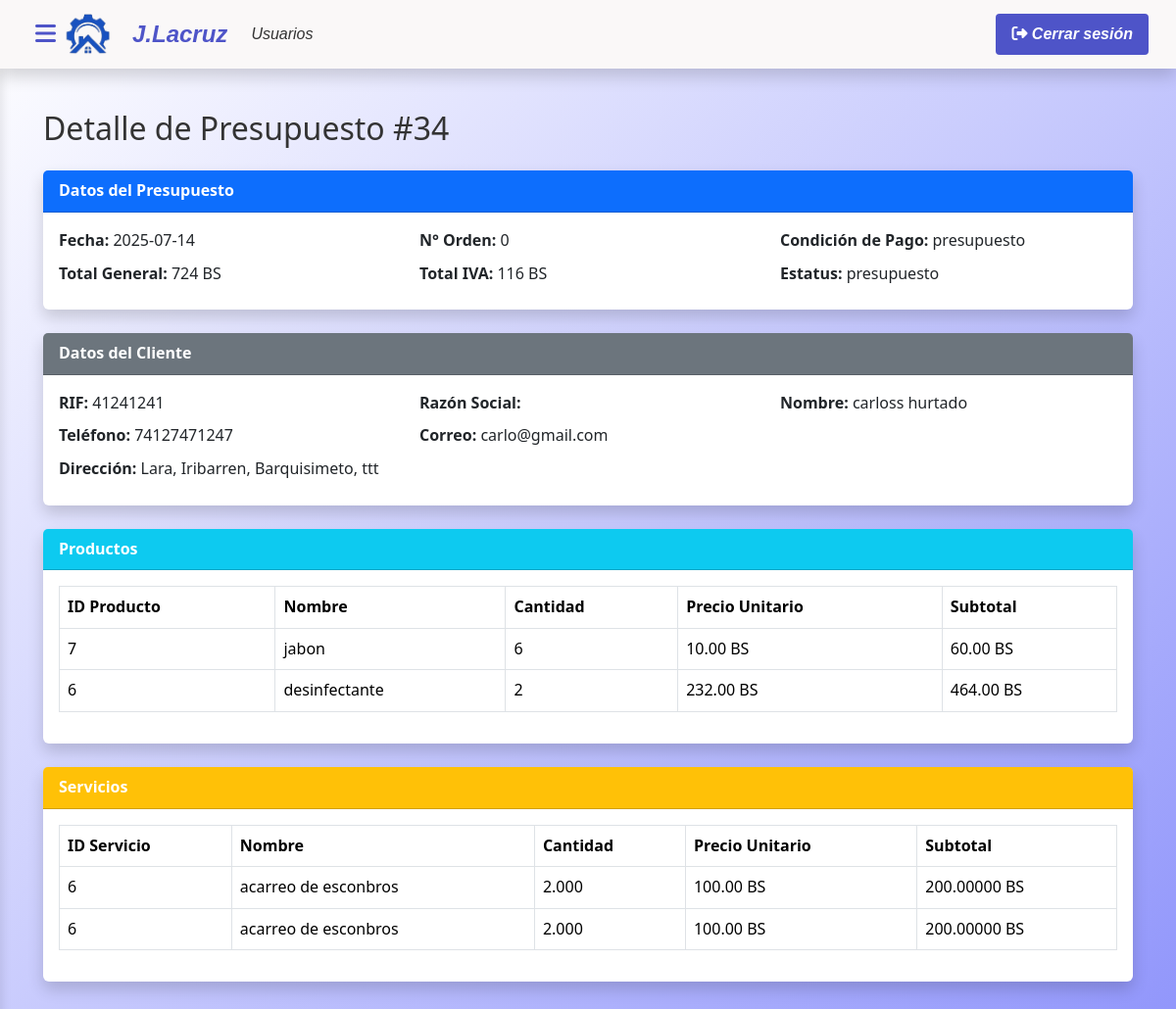
Screenshot of /index.php?c=presupuesto&m=ver&id=34 (signed in) with the database file from the repository.
### tables this page shows
CREATE TABLE `factura` (
  `id_factura` int(11) NOT NULL,
  `rif` varchar(20) NOT NULL,
  `fecha` date NOT NULL,
  `numero_orden` varchar(20) NOT NULL,
  `id_condicion_pago` int(11) NOT NULL DEFAULT 3,
  `id_iva` int(11) NOT NULL,
  `total_iva` decimal(20,0) NOT NULL,
  `total_general` decimal(20,0) NOT NULL,
  `id_tasa` int(11) NOT NULL,
  `estatus` varchar(20) NOT NULL
);

CREATE TABLE `productos` (
  `id_producto` int(11) NOT NULL,
  `nombre` varchar(100) NOT NULL,
  `stock` int(11) NOT NULL,
  `precio` decimal(15,2) NOT NULL,
  `precio_mayor` decimal(14,0) NOT NULL,
  `es_fabricado` tinyint(1) NOT NULL DEFAULT 1,
  `id_unidad_medida_producto` int(11) NOT NULL,
  `presentacion` varchar(50) NOT NULL
);

CREATE TABLE `producto_det` (
  `id_producto_det` int(11) NOT NULL,
  `id_producto` int(11) NOT NULL,
  `id_factura` int(11) NOT NULL,
  `cantidad` int(11) NOT NULL,
  `es_consumo` tinyint(1) DEFAULT NULL
);

### modelo/conexion.php (called while the page is built, shortened)
<?php
class Conexion {
    public function __construct() {
    try {
        $this->pdo = new PDO("mysql:host=localhost;dbname=proyecto_lacruz", "root", "");
    } catch (PDOException $e) {
        die("Error de conexión: " . $e->getMessage());
    }
}
}
?>

### modelo/presupuesto.php (called while the page is built, shortened)
<?php
require_once 'modelo/conexion.php';
class PresupuestoModel extends Conexion {
     public function obtenerP($id) {
        $sql = "SELECT
        f.id_factura,
        f.fecha,
        f.numero_orden,
        cp.forma AS condicion_pago,
        f.total_general,
        f.total_iva,
        f.estatus,
        c.rif,
        c.razon_social,
        c.nombre AS nombre_cliente,
        c.apellido AS apellido_cliente,
        c.telefono AS telefono_cliente,
        c.correo AS correo_cliente,
        e.nombre AS estado,
        m.nombre AS municipio,
        ci.nombre AS ciudad,
        d.calle,
        p.id_producto,
        p.nombre AS producto_nombre,
        pd.cantidad AS producto_cantidad,
        p.precio AS producto_precio_unitario,
        (p.precio * pd.cantidad) AS producto_subtotal,
        ts.id_servicio,
        ts.nombre AS servicio_nombre,
        sd.cantidad AS servicio_cantidad,
        ts.precio_base AS servicio_precio_unitario,
        (ts.precio_base * sd.cantidad) AS servicio_subtotal
    FROM factura f
    JOIN condicion_pago cp ON f.id_condicion_pago = cp.id_condicion_pago
    JOIN cliente c ON f.rif = c.rif
    JOIN direccion d ON c.id_direccion = d.id_direccion
    LEFT JOIN estado e ON d.id_estado = e.id_estado
    LEFT JOIN municipio m ON d.id_municipio = m.id_municipio
    LEFT JOIN ciudad ci ON d.id_ciudad = ci.id_ciudad
    LEFT JOIN producto_det pd ON f.id_factura = pd.id_factura
    LEFT JOIN productos p ON pd.id_producto = p.id_producto
    LEFT JOIN servicio_det sd ON f.id_factura = sd.id_factura
    LEFT JOIN tipo_servicio ts ON sd.id_servicio = ts.id_servicio
    WHERE f.id_factura = ?";
        $stmt = $this->pdo->prepare($sql);
        $stmt->execute([$id]);
        $resultados = $stmt->fetchAll(PDO::FETCH_ASSOC);
        $presupuesto = [];
        $productos = [];
        $servicios = [];
        foreach ($resultados as $row) {
            if (empty($presupuesto)) {
                $presupuesto = [
                    'id_factura' => $row['id_factura'] ?? '',
                    'fecha' => $row['fecha'] ?? '',
                    'numero_orden' => $row['numero_orden'] ?? '',
                    'condicion_pago' => $row['condicion_pago'] ?? '',
                    'total_general' => $row['total_general'] ?? '',
                    'total_iva' => $row['total_iva'] ?? '',
                    'estatus' => $row['estatus'] ?? '',
                    'rif' => $row['rif'] ?? '',
                    'razon_social' => $row['razon_social'] ?? '',
                    'nombre_cliente' => $row['nombre_cliente'] ?? '',
                    'apellido_cliente' => $row['apellido_cliente'] ?? '',
                    'telefono_cliente' => $row['telefono_cliente'] ?? '',
                    'correo_cliente' => $row['correo_cliente'] ?? '',
                    'estado' => $row['estado'] ?? '',
                    'municipio' => $row['municipio'] ?? '',
                    'ciudad' => $row['ciudad'] ?? '',
                    'calle' => $row['calle'] ?? '',
                ];
            }
            if (!empty($row['id_producto'])) {
                $productos[] = [
                    'id_producto' => $row['id_producto'],
                    'producto_nombre' => $row['producto_nombre'],
                    'producto_cantidad' => $row['producto_cantidad'],
                    'producto_precio_unitario' => $row['producto_precio_unitario'],
                    'producto_subtotal' => $row['producto_subtotal'],
                ];
            }
            if (!empty($row['id_servicio'])) {
                $servicios[] = [
                    'id_servicio' => $row['id_servicio'],
                    'servicio_nombre' => $row['servicio_nombre'],
                    'servicio_cantidad' => $row['servicio_cantidad'],
                    'servicio_precio_unitario' => $row['servicio_precio_unitario'],
                    'servicio_subtotal' => $row['servicio_subtotal'],
                ];
            }
        }
        return [
            'presupuesto' => $presupuesto,
            'productos' => $productos,
            'servicios' => $servicios
        ];
    }
}

### vista/presupuesto/ver.php (the view)
<?php require_once('vista/parcial/header.php'); ?>
<div class="container py-4">
    <h2 class="mb-4">Detalle de Presupuesto #<?= htmlspecialchars($presupuesto['id_factura']) ?></h2>
    <div class="card mb-4">
        <div class="card-header bg-primary text-white">
            <strong>Datos del Presupuesto</strong>
        </div>
        <div class="card-body">
            <div class="row mb-2">
                <div class="col-md-4"><strong>Fecha:</strong> <?= htmlspecialchars($presupuesto['fecha']) ?></div>
                <div class="col-md-4"><strong>N° Orden:</strong> <?= htmlspecialchars($presupuesto['numero_orden']) ?></div>
                <div class="col-md-4"><strong>Condición de Pago:</strong> <?= htmlspecialchars($presupuesto['condicion_pago']) ?></div>
            </div>
            <div class="row mb-2">
                <div class="col-md-4"><strong>Total General:</strong> <?= htmlspecialchars($presupuesto['total_general']) ?> BS</div>
                <div class="col-md-4"><strong>Total IVA:</strong> <?= htmlspecialchars($presupuesto['total_iva']) ?> BS</div>
                <div class="col-md-4"><strong>Estatus:</strong> <?= htmlspecialchars($presupuesto['estatus']) ?></div>
            </div>
        </div>
    </div>
    <div class="card mb-4">
        <div class="card-header bg-secondary text-white">
            <strong>Datos del Cliente</strong>
        </div>
        <div class="card-body">
            <div class="row mb-2">
                <div class="col-md-4"><strong>RIF:</strong> <?= htmlspecialchars($presupuesto['rif']) ?></div>
                <div class="col-md-4"><strong>Razón Social:</strong> <?= htmlspecialchars($presupuesto['razon_social']) ?></div>
                <div class="col-md-4"><strong>Nombre:</strong> <?= htmlspecialchars($presupuesto['nombre_cliente']) ?> <?= htmlspecialchars($presupuesto['apellido_cliente']) ?></div>
            </div>
            <div class="row mb-2">
                <div class="col-md-4"><strong>Teléfono:</strong> <?= htmlspecialchars($presupuesto['telefono_cliente']) ?></div>
                <div class="col-md-4"><strong>Correo:</strong> <?= htmlspecialchars($presupuesto['correo_cliente']) ?></div>
            </div>
            <div class="row mb-2">
                <div class="col-md-12">
                    <strong>Dirección:</strong>
                    <?= htmlspecialchars($presupuesto['estado']) ?>,
                    <?= htmlspecialchars($presupuesto['municipio']) ?>,
                    <?= htmlspecialchars($presupuesto['ciudad']) ?>,
                    <?= htmlspecialchars($presupuesto['calle']) ?>
                </div>
            </div>
        </div>
    </div>
    <div class="card mb-4">
        <div class="card-header bg-info text-white">
            <strong>Productos</strong>
        </div>
        <div class="card-body">
            <div class="table-responsive">
                <table class="table table-bordered table-hover">
                    <thead>
                        <tr>
                            <th>ID Producto</th>
                            <th>Nombre</th>
                            <th>Cantidad</th>
                            <th>Precio Unitario</th>
                            <th>Subtotal</th>
                        </tr>
                    </thead>
                    <tbody>
                        <?php if (!empty($productos)): ?>
                            <?php foreach ($productos as $prod): ?>
                                <tr>
                                    <td><?= htmlspecialchars($prod['id_producto']) ?></td>
                                    <td><?= htmlspecialchars($prod['producto_nombre']) ?></td>
                                    <td><?= htmlspecialchars($prod['producto_cantidad']) ?></td>
                                    <td><?= htmlspecialchars($prod['producto_precio_unitario']) ?> BS</td>
                                    <td><?= htmlspecialchars($prod['producto_subtotal']) ?> BS</td>
                                </tr>
                            <?php endforeach; ?>
                        <?php else: ?>
                            <tr>
                                <td colspan="5" class="text-center">No hay productos en este presupuesto.</td>
                            </tr>
                        <?php endif; ?>
                    </tbody>
                </table>
            </div>
        </div>
    </div>
    <div class="card mb-4">
        <div class="card-header bg-warning text-white">
            <strong>Servicios</strong>
        </div>
        <div class="card-body">
            <div class="table-responsive">
                <table class="table table-bordered table-hover">
                    <thead>
                        <tr>
                            <th>ID Servicio</th>
                            <th>Nombre</th>
                            <th>Cantidad</th>
                            <th>Precio Unitario</th>
                            <th>Subtotal</th>
                        </tr>
                    </thead>
                    <tbody>
                        <?php if (!empty($servicios)): ?>
                            <?php foreach ($servicios as $serv): ?>
                                <tr>
                                    <td><?= htmlspecialchars($serv['id_servicio']) ?></td>
                                    <td><?= htmlspecialchars($serv['servicio_nombre']) ?></td>
                                    <td><?= htmlspecialchars($serv['servicio_cantidad']) ?></td>
                                    <td><?= htmlspecialchars($serv['servicio_precio_unitario']) ?> BS</td>
                                    <td><?= htmlspecialchars($serv['servicio_subtotal']) ?> BS</td>
                                </tr>
                            <?php endforeach; ?>
                        <?php else: ?>
                            <tr>
                                <td colspan="5" class="text-center">No hay servicios en este presupuesto.</td>
                            </tr>
                        <?php endif; ?>
                    </tbody>
                </table>
            </div>
        </div>
    </div>
</div>
<?php require_once('vista/parcial/footer.php'); ?>

### vista/css/header.css (style rules this page uses)
:root { --body-bg-color:rgb(0, 165, 194); --primary-color: #4e54c8; --secondary-color: #8f94fb; --accent-color: #00d4ff; --dark-color: #1a1a2e; --light-color: rgb(250, 248, 248); --text-dark: #333; --text-light: #fff; --shadow: 0 8px 16px rgba(0, 0, 0, 0.16); --transition: all 0.3s ease; }
* { box-sizing: border-box; margin: 0; padding: 0; }
body { font-family: 'Segoe UI', system-ui, -apple-system, sans-serif; background: linear-gradient(to bottom right,rgb(255, 255, 255), #8f94fb); min-height: 100vh; color: var(--text-dark); line-height: 1.6; margin: 0; padding-top: 56px; }
.card { border: none; box-shadow: var(--shadow); ; transition: var(--transition); }

### rows the page displays
factura: productos.id_producto "7", productos.nombre "jabon", producto_det.cantidad "6", productos.precio "10.00", producto_subtotal "60.00", productos.id_producto "6", productos.nombre "desinfectante", producto_det.cantidad "2", productos.precio "232.00", producto_subtotal "464.00"

### other values shown
$presupuesto['id_factura'] "34"
$presupuesto['fecha'] "2025-07-14"
$presupuesto['numero_orden'] "0"
$presupuesto['condicion_pago'] "presupuesto"
$presupuesto['total_general'] "724"
$presupuesto['total_iva'] "116"
$presupuesto['estatus'] "presupuesto"
$presupuesto['rif'] "41241241"
$presupuesto['nombre_cliente'] "carloss"
$presupuesto['apellido_cliente'] "hurtado"
$presupuesto['telefono_cliente'] "74127471247"
$presupuesto['correo_cliente'] "carlo@gmail.com"
$presupuesto['estado'] "Lara"
$presupuesto['municipio'] "Iribarren"
$presupuesto['ciudad'] "Barquisimeto"
